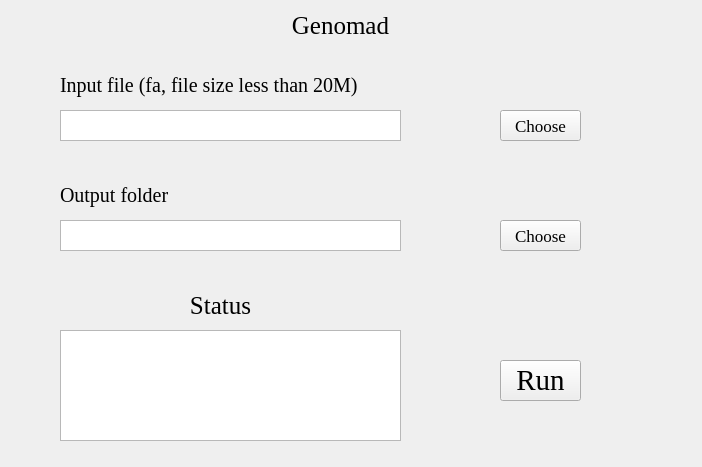
<?xml version="1.0" encoding="UTF-8"?>
<ui version="4.0">
 <class>Clustal</class>
 <widget class="QWidget" name="Clustal">
  <property name="geometry">
   <rect>
    <x>0</x>
    <y>0</y>
    <width>702</width>
    <height>467</height>
   </rect>
  </property>
  <property name="windowTitle">
   <string>Form</string>
  </property>
  <property name="styleSheet">
   <string notr="true">background-image: url(D:/Documents/Desktop/bb.png)</string>
  </property>
  <widget class="QLabel" name="label">
   <property name="geometry">
    <rect>
     <x>260</x>
     <y>10</y>
     <width>161</width>
     <height>31</height>
    </rect>
   </property>
   <property name="font">
    <font>
     <family>Times New Roman</family>
     <pointsize>19</pointsize>
    </font>
   </property>
   <property name="text">
    <string>Genomad</string>
   </property>
   <property name="alignment">
    <set>Qt::AlignCenter</set>
   </property>
  </widget>
  <widget class="QLabel" name="label_2">
   <property name="geometry">
    <rect>
     <x>60</x>
     <y>70</y>
     <width>301</width>
     <height>31</height>
    </rect>
   </property>
   <property name="font">
    <font>
     <family>Times New Roman</family>
     <pointsize>15</pointsize>
    </font>
   </property>
   <property name="text">
    <string>Input file (fa, file size less than 20M)</string>
   </property>
   <property name="alignment">
    <set>Qt::AlignLeading|Qt::AlignLeft|Qt::AlignVCenter</set>
   </property>
  </widget>
  <widget class="QTextBrowser" name="textBrowser_2">
   <property name="geometry">
    <rect>
     <x>60</x>
     <y>110</y>
     <width>341</width>
     <height>31</height>
    </rect>
   </property>
   <property name="styleSheet">
    <string notr="true">background-image: url(D:/Documents/Desktop/white.png)</string>
   </property>
  </widget>
  <widget class="QLabel" name="label_3">
   <property name="geometry">
    <rect>
     <x>60</x>
     <y>180</y>
     <width>161</width>
     <height>31</height>
    </rect>
   </property>
   <property name="font">
    <font>
     <family>Times New Roman</family>
     <pointsize>15</pointsize>
    </font>
   </property>
   <property name="text">
    <string>Output folder</string>
   </property>
   <property name="alignment">
    <set>Qt::AlignLeading|Qt::AlignLeft|Qt::AlignVCenter</set>
   </property>
  </widget>
  <widget class="QTextBrowser" name="textBrowser_3">
   <property name="geometry">
    <rect>
     <x>60</x>
     <y>220</y>
     <width>341</width>
     <height>31</height>
    </rect>
   </property>
   <property name="styleSheet">
    <string notr="true">background-image: url(D:/Documents/Desktop/white.png)</string>
   </property>
  </widget>
  <widget class="QPushButton" name="pushButton_2">
   <property name="geometry">
    <rect>
     <x>500</x>
     <y>110</y>
     <width>81</width>
     <height>31</height>
    </rect>
   </property>
   <property name="font">
    <font>
     <family>Times New Roman</family>
     <pointsize>13</pointsize>
    </font>
   </property>
   <property name="text">
    <string>Choose</string>
   </property>
  </widget>
  <widget class="QPushButton" name="pushButton_3">
   <property name="geometry">
    <rect>
     <x>500</x>
     <y>220</y>
     <width>81</width>
     <height>31</height>
    </rect>
   </property>
   <property name="font">
    <font>
     <family>Times New Roman</family>
     <pointsize>13</pointsize>
    </font>
   </property>
   <property name="text">
    <string>Choose</string>
   </property>
  </widget>
  <widget class="QTextBrowser" name="textBrowser">
   <property name="geometry">
    <rect>
     <x>60</x>
     <y>330</y>
     <width>341</width>
     <height>111</height>
    </rect>
   </property>
   <property name="styleSheet">
    <string notr="true">background-image: url(D:/Documents/Desktop/white.png)</string>
   </property>
  </widget>
  <widget class="QLabel" name="label_4">
   <property name="geometry">
    <rect>
     <x>140</x>
     <y>290</y>
     <width>161</width>
     <height>31</height>
    </rect>
   </property>
   <property name="font">
    <font>
     <family>Times New Roman</family>
     <pointsize>19</pointsize>
    </font>
   </property>
   <property name="text">
    <string>Status</string>
   </property>
   <property name="alignment">
    <set>Qt::AlignCenter</set>
   </property>
  </widget>
  <widget class="QPushButton" name="pushButton">
   <property name="geometry">
    <rect>
     <x>500</x>
     <y>360</y>
     <width>81</width>
     <height>41</height>
    </rect>
   </property>
   <property name="font">
    <font>
     <family>Times New Roman</family>
     <pointsize>22</pointsize>
    </font>
   </property>
   <property name="styleSheet">
    <string notr="true">background-image: url(D:/Documents/Desktop/white.png)</string>
   </property>
   <property name="text">
    <string>Run</string>
   </property>
  </widget>
 </widget>
 <resources/>
 <connections/>
</ui>
